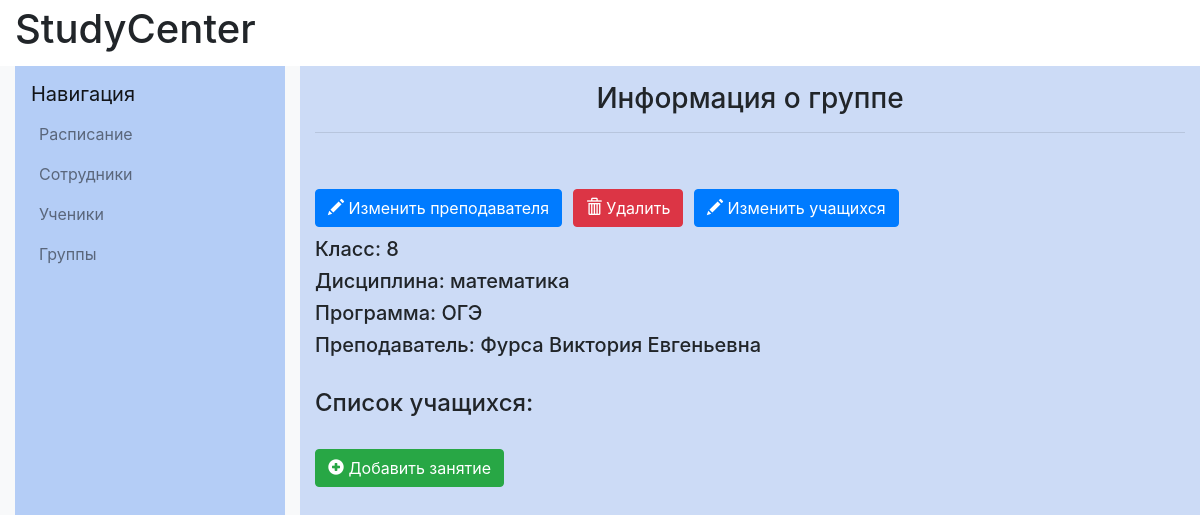
The page /groups/41/ on the database its author committed.
### catalog/models.py (models this page shows, shortened)
class Group(models.Model):
    subject = models.ForeignKey(Subject, on_delete=models.CASCADE)
    grade = models.IntegerField(validators=[
        MaxValueValidator(11),
        MinValueValidator(1)
    ])
    group_capacity = models.IntegerField(default=1,
                                         validators=[
                                            MaxValueValidator(8),
                                            MinValueValidator(1)
    ])
    type = models.ForeignKey(Type, on_delete=models.CASCADE)
    teacher=models.ForeignKey(Worker,
                              on_delete=models.CASCADE,
                              null=True,
                              default=None
    )
    objects = models.Manager()
    created = models.BooleanField(default=False)

class Subject(models.Model):
    name=models.CharField(max_length=100)
    objects=models.Manager()
    def __str__(self):
        return self.name

class Type(models.Model):
    name=models.CharField(max_length=100)
    objects=models.Manager()
    def __str__(self):
        return self.name

class Worker(models.Model):
    firstname=models.CharField(max_length=20, verbose_name="Имя")
    lastname=models.CharField(max_length=20, verbose_name="Фамилия")
    fathername=models.CharField(max_length=20, verbose_name="Отчество")
    date_of_birth=models.DateField(verbose_name="Дата рождения")
    gender=models.IntegerField(validators=[MinValueValidator(0), MaxValueValidator(1)], verbose_name="Пол")
    subject = models.ManyToManyField(Subject, verbose_name="Дисциплины")
    phone_number=models.CharField(max_length=11,validators=[MinLengthValidator(11)], verbose_name="Номер телефона")
    email=models.EmailField(verbose_name="E-mail")
    objects=models.Manager()
    registration_date=models.DateField()
    DoesNotExist = models.Manager

### catalog/views.py (the view)
# urls.py: path('groups/<int:pk>/', views.group_detail, name='group_detail'),
def group_detail(request, pk):
    group = get_object_or_404(Group, pk=pk)
    students_in_group, created = Students_in_group.objects.get_or_create(group=group)
    return render(request, 'group/group_details.html', {'group': group, 'students': students_in_group})

### catalog/templates/group/group_details.html (shortened to what this page needs)
{% extends "base_generic.html" %}
{% block content%}
            <div class="col-md-8 col-lg-9 content-container" style="background-color: #ccdbf6">
                <h1 class="h3 text-center mt-3">Информация о группе</h1>
                <hr class="mb-5">
                <section >
                    <div class="group">
                        <h1>
                            <a class="btn btn-primary" href="{% url 'edit_teacher' pk=group.pk %}"><span class="glyphicon glyphicon-pencil"></span> Изменить преподавателя</a>
                            <a class="btn btn-danger" href="{% url 'group_delete' pk=group.pk %}"><span class="glyphicon glyphicon-trash"></span> Удалить</a>
                            <a class="btn btn-primary" href="{% url 'add_student_in_group' pk=group.pk %}"><span class="glyphicon glyphicon-pencil"></span> Изменить учащихся</a>
                        </h1>
                        <h5>Класс: {{ group.grade }}</h5>
                        <h5>Дисциплина: {{ group.subject }}</h5>
                        <h5>Программа: {{ group.type }}</h5>
                        <h5>Преподаватель: {{ group.teacher.lastname }} {{ group.teacher.firstname }} {{ group.teacher.fathername }}</h5>
                        <p>
                            <h4>Список учащихся:
                             </h4>
                        </p>
                        <a class="btn btn-success" href="{% url 'lesson_new' pk=group.id %}"><span class="glyphicon glyphicon-plus-sign"></span> Добавить занятие</a>
                    </div>
                </section>
            </div>
{% endblock content %}

### catalog/templates/base_generic.html (style rules this page uses)
p { margin-top: 2em; margin-bottom: 2em; }

### rows shown on the page
Group: grade "8", subject "математика", type "ОГЭ", teacher.lastname "Фурса", teacher.firstname "Виктория", teacher.fathername "Евгеньевна"
